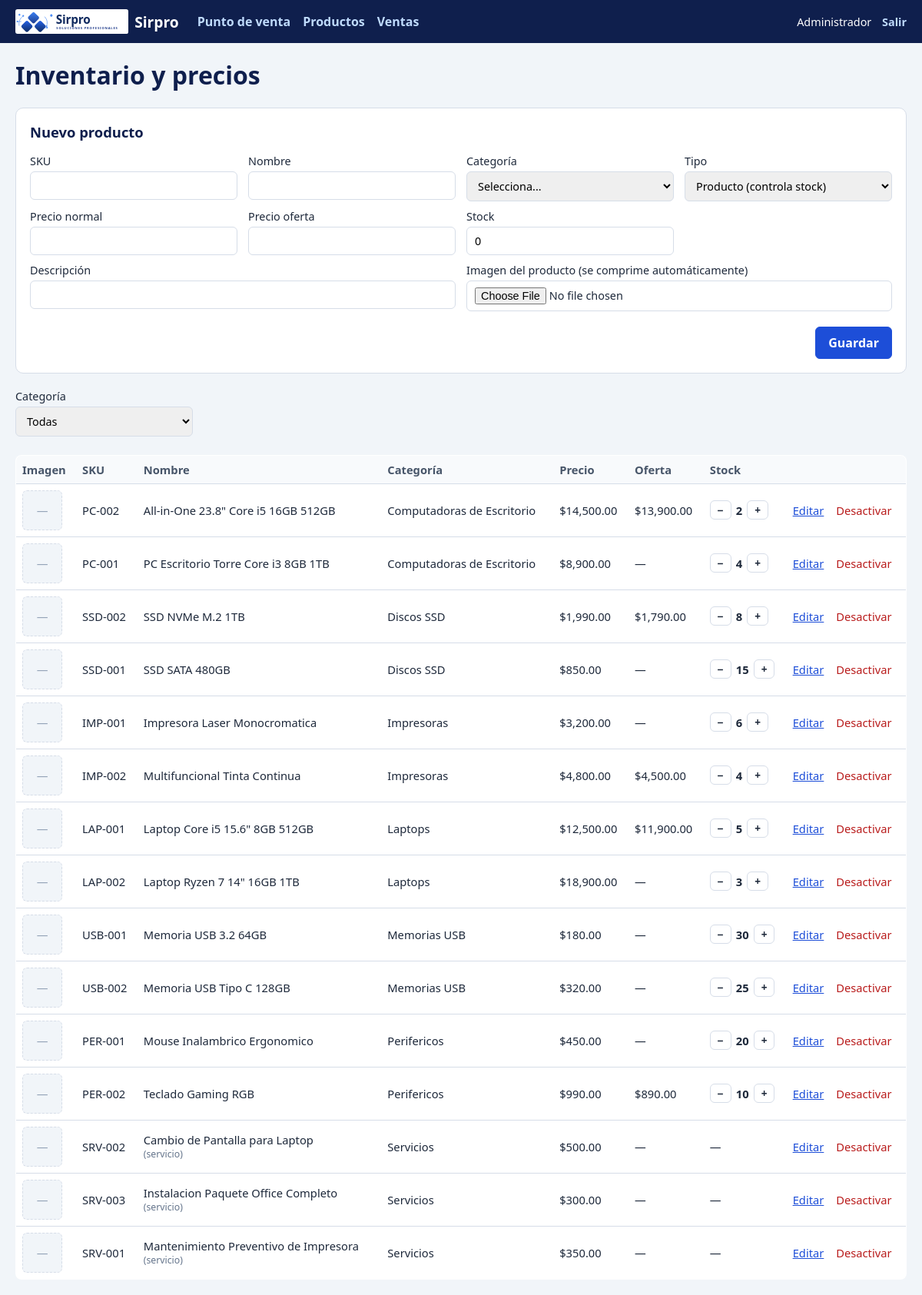
The app's page /productos.php (signed in) with its own data.
### tables this page shows
CREATE TABLE productos (
    id INT AUTO_INCREMENT PRIMARY KEY,
    sku VARCHAR(50) NOT NULL UNIQUE,
    nombre VARCHAR(150) NOT NULL,
    categoria_id INT NOT NULL,
    tipo ENUM('producto','servicio') NOT NULL DEFAULT 'producto',
    descripcion TEXT,
    imagen VARCHAR(120) NULL,
    precio DECIMAL(10,2) NOT NULL DEFAULT 0,
    precio_oferta DECIMAL(10,2) NULL,
    stock INT NOT NULL DEFAULT 0,
    activo TINYINT(1) NOT NULL DEFAULT 1,
    FOREIGN KEY (categoria_id) REFERENCES categorias(id)
);

CREATE TABLE categorias (
    id INT AUTO_INCREMENT PRIMARY KEY,
    nombre VARCHAR(100) NOT NULL UNIQUE
);

### productos.php (the view, shortened to what this page needs)
<?php
require __DIR__ . '/includes/bootstrap.php';
$pdo = db();
$editando = null;
$sql = 'SELECT p.*, c.nombre AS categoria FROM productos p JOIN categorias c ON c.id = p.categoria_id WHERE p.activo = 1';
$params = [];
$sql .= ' ORDER BY c.nombre, p.nombre';
$stmt = $pdo->prepare($sql);
$stmt->execute($params);
$productos = $stmt->fetchAll();
$f = $editando ?? ['id' => 0, 'sku' => '', 'nombre' => '', 'categoria_id' => '', 'tipo' => 'producto', 'descripcion' => '', 'imagen' => '', 'precio' => '', 'precio_oferta' => '', 'stock' => 0];
?>
<h1>Inventario y precios</h1>
<section class="card">
    <h2><?= $editando ? 'Editar producto' : 'Nuevo producto' ?></h2>
    <form method="post" class="grid-form" enctype="multipart/form-data">
        <label>SKU <input type="text" name="sku" value="<?= e($f['sku']) ?>" required></label>
        <label>Nombre <input type="text" name="nombre" value="<?= e($f['nombre']) ?>" required></label>
        <label>Categoría
            <select name="categoria_id" required>
                <option value="">Selecciona...</option>
            </select>
        </label>
        <label>Tipo
            <select name="tipo">
                <option value="producto" <?= $f['tipo'] === 'producto' ? 'selected' : '' ?>>Producto (controla stock)</option>
            </select>
        </label>
        <label>Precio normal <input type="number" name="precio" step="0.01" min="0" value="<?= e($f['precio']) ?>" required></label>
        <label>Precio oferta <input type="number" name="precio_oferta" step="0.01" min="0" value="<?= e($f['precio_oferta']) ?>"></label>
        <label>Stock <input type="number" name="stock" min="0" value="<?= (int) $f['stock'] ?>"></label>
        <label class="ancho">Descripción <input type="text" name="descripcion" value="<?= e($f['descripcion']) ?>"></label>
        <label class="ancho">Imagen del producto (se comprime automáticamente)
            <input type="file" name="imagen" accept="image/jpeg,image/png,image/gif,image/webp">
        </label>
        <div class="acciones">
            <button type="submit" class="btn primary">Guardar</button>
        </div>
    </form>
</section>
<form method="get" class="toolbar">
    <label>Categoría
        <select name="categoria" onchange="this.form.submit()">
            <option value="0">Todas</option>
        </select>
    </label>
</form>
<table class="tabla">
    <thead>
        <tr><th>Imagen</th><th>SKU</th><th>Nombre</th><th>Categoría</th><th>Precio</th><th>Oferta</th><th>Stock</th><th></th></tr>
    </thead>
    <tbody>
    <?php foreach ($productos as $p): ?>
        <tr>
            <td><?php if (!empty($p['imagen'])): ?><img src="<?= e(rutaImagen($p['imagen'])) ?>" alt="" class="thumb"><?php else: ?><span class="thumb thumb-vacio">—</span><?php endif; ?></td>
            <td><?= e($p['sku']) ?></td>
            <td><?= e($p['nombre']) ?><?= $p['tipo'] === 'servicio' ? ' <small>(servicio)</small>' : '' ?></td>
            <td><?= e($p['categoria']) ?></td>
            <td><?= moneda((float) $p['precio']) ?></td>
            <td><?= $p['precio_oferta'] !== null ? moneda((float) $p['precio_oferta']) : '—' ?></td>
            <td>
                <?php if ($p['tipo'] === 'producto'): ?>
                <form method="post" class="inline">
                    <button name="ajuste" value="-1" class="btn mini">−</button>
                    <strong><?= (int) $p['stock'] ?></strong>
                    <button name="ajuste" value="1" class="btn mini">+</button>
                </form>
                <?php else: ?>—<?php endif; ?>
            </td>
            <td class="acciones-fila">
                <a href="productos.php?editar=<?= (int) $p['id'] ?>">Editar</a>
                <form method="post" class="inline" onsubmit="return confirm('¿Desactivar este producto?')">
                    <button type="submit" class="link-danger">Desactivar</button>
                </form>
            </td>
        </tr>
    <?php endforeach; ?>
    </tbody>
</table>

### assets/style.css (style rules this page uses)
:root { --azul: #1d4ed8; --azul-oscuro: #0f1f4d; --gris: #f1f5f9; --borde: #d6dde8; --rojo: #b91c1c; --verde: #15803d; }
* { box-sizing: border-box; }
body { margin: 0; font-family: "Segoe UI", Arial, sans-serif; background: var(--gris); color: #1e293b; }
h1 { margin-top: 0; color: var(--azul-oscuro); }
h2 { margin-top: 0; font-size: 1.15rem; color: var(--azul-oscuro); }
label { display: flex; flex-direction: column; gap: 4px; font-size: 0.9rem; margin-bottom: 10px; }
input, select { padding: 8px 10px; border: 1px solid var(--borde); border-radius: 6px; font: inherit; }
.btn { display: inline-block; padding: 9px 16px; border: 1px solid var(--borde); border-radius: 6px; background: #fff; color: #1e293b; font: inherit; font-weight: 600; cursor: pointer; text-decoration: none; }
.btn.primary { background: var(--azul); border-color: var(--azul); color: #fff; }
.btn.mini { padding: 2px 9px; }
.link-danger { background: none; border: none; color: var(--rojo); cursor: pointer; font: inherit; padding: 0; }
.toolbar { display: flex; gap: 12px; align-items: flex-end; margin-bottom: 14px; flex-wrap: wrap; }
.card { background: #fff; padding: 18px; border-radius: 10px; border: 1px solid var(--borde); margin-bottom: 20px; }
.grid-form { display: grid; grid-template-columns: repeat(4, 1fr); gap: 0 14px; }
.grid-form .ancho { grid-column: span 2; }
.grid-form .acciones { grid-column: 1 / -1; }
table { width: 100%; border-collapse: collapse; }
th, td { padding: 8px; border-bottom: 1px solid var(--borde); text-align: left; font-size: 0.92rem; vertical-align: middle; }
th { background: #f8fafc; color: #475569; font-weight: 600; }
.tabla { background: #fff; border-radius: 8px; overflow: hidden; border: 1px solid var(--borde); }
td small { display: block; color: #64748b; }
.acciones { display: flex; gap: 10px; justify-content: flex-end; margin-top: 10px; }
.acciones-fila { white-space: nowrap; }
.thumb { width: 52px; height: 52px; object-fit: cover; border-radius: 6px; display: block; background: #f1f5f9; }
.thumb-vacio { display: flex; align-items: center; justify-content: center; color: #94a3b8; border: 1px dashed var(--borde); }
.acciones-fila a { margin-right: 12px; color: var(--azul); }
.inline { display: inline-flex; align-items: center; gap: 6px; margin: 0; }
.inline .btn.mini { font-size: 0.85rem; }

### records on screen
productos: sku "PC-002", nombre "All-in-One 23.8\" Core i5 16GB 512GB", categoria.nombre "Computadoras de Escritorio", precio "$14,500.00", precio_oferta "$13,900.00", stock "2"
productos: sku "PC-001", nombre "PC Escritorio Torre Core i3 8GB 1TB", categoria.nombre "Computadoras de Escritorio", precio "$8,900.00", stock "4"
productos: sku "SSD-002", nombre "SSD NVMe M.2 1TB", categoria.nombre "Discos SSD", precio "$1,990.00", precio_oferta "$1,790.00", stock "8"
productos: sku "SSD-001", nombre "SSD SATA 480GB", categoria.nombre "Discos SSD", precio "$850.00", stock "15"
productos: sku "IMP-001", nombre "Impresora Laser Monocromatica", categoria.nombre "Impresoras", precio "$3,200.00", stock "6"
productos: sku "IMP-002", nombre "Multifuncional Tinta Continua", categoria.nombre "Impresoras", precio "$4,800.00", precio_oferta "$4,500.00", stock "4"
productos: sku "LAP-001", nombre "Laptop Core i5 15.6\" 8GB 512GB", categoria.nombre "Laptops", precio "$12,500.00", precio_oferta "$11,900.00", stock "5"
productos: sku "LAP-002", nombre "Laptop Ryzen 7 14\" 16GB 1TB", categoria.nombre "Laptops", precio "$18,900.00", stock "3"
productos: sku "USB-001", nombre "Memoria USB 3.2 64GB", categoria.nombre "Memorias USB", precio "$180.00", stock "30"
productos: sku "USB-002", nombre "Memoria USB Tipo C 128GB", categoria.nombre "Memorias USB", precio "$320.00", stock "25"
productos: sku "PER-001", nombre "Mouse Inalambrico Ergonomico", categoria.nombre "Perifericos", precio "$450.00", stock "20"
productos: sku "PER-002", nombre "Teclado Gaming RGB", categoria.nombre "Perifericos", precio "$990.00", precio_oferta "$890.00", stock "10"
productos: sku "SRV-002", nombre "Cambio de Pantalla para Laptop", tipo "(servicio)", categoria.nombre "Servicios", precio "$500.00"
productos: sku "SRV-003", nombre "Instalacion Paquete Office Completo", tipo "(servicio)", categoria.nombre "Servicios", precio "$300.00"
productos: sku "SRV-001", nombre "Mantenimiento Preventivo de Impresora", tipo "(servicio)", categoria.nombre "Servicios", precio "$350.00"

### other values on screen
$nombre "Administrador"
